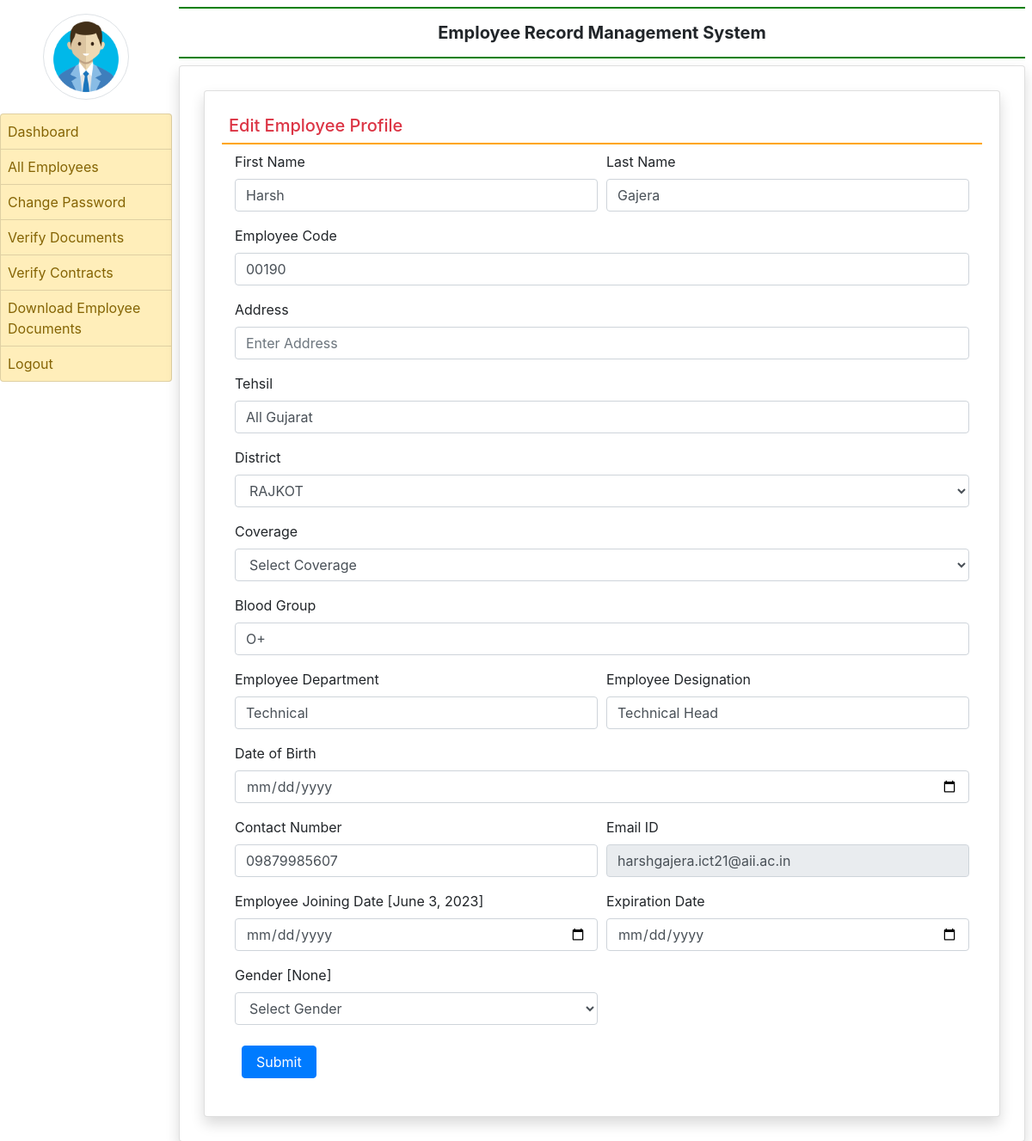
/edit_profile/17 (signed in), run on the app's committed database.
### employee/models.py (models this page shows, shortened)
class EmployeeDetail(models.Model):
    user = models.ForeignKey(User, on_delete=models.CASCADE, null=True)
    empcode = models.CharField(max_length=100, null=True)
    empdept = models.CharField(max_length=100, null=True)
    designation = models.CharField(max_length=100, null=True)
    contact = models.CharField(max_length=15, null=True)
    gender = models.CharField(max_length=20, null=True)
    joiningdate = models.DateField(default=date.today)
    contact = models.CharField(max_length=15, null=True)
    address = models.CharField(max_length=255, null=True, blank=True)  # Add this line
    coverage = models.CharField(max_length=100, null=True)
    dob = models.DateField(null=True, blank=True)  # Date of Birth
    tehsil = models.CharField(max_length=100, null=True)
    district = models.CharField(max_length=100, null=True)
    blood_group = models.CharField(max_length=3, null=True)# Assuming blood group as a short string like "A+", "B-", etc.
    expiry_date = models.DateField(default=default_expiry_date)
    STATUS_CHOICES = [
        ('PENDING', 'Pending'),
        ('DOC_PENDING', 'Document Pending'),
        ('DOC_VERIFIED', 'Document Verified'),
        ('CONTRACT_PENDING', 'Contract Pending'),
        ('FINALIZED', 'Finalized'),
    ]
    status = models.CharField(max_length=25, choices=STATUS_CHOICES, default='PENDING')

### employee/views.py (the view, shortened to what this page needs)
# urls.py: path('edit_profile/<int:pid>', edit_profile, name='edit_profile'),
def edit_profile(request, pid):
    if not request.user.is_authenticated:
        return redirect('admin_login')
    error = ""
    employee = EmployeeDetail.objects.get(id=pid)
    d = {'error': error, 'employee': employee}
    return render(request, 'edit_profile.html', d)

### employee/templates/edit_profile.html (shortened to what this page needs)
{% extends 'admin_base.html' %}
{% block main %}
<div class="card shadow m-2">
    <div class="card-body">
        <h5 class="p-2 text-danger" style="border-bottom: 2px solid orange;">Edit Employee Profile</h5>
        <div class="container-fluid">
            <form method="POST" name="edit_profile">
                <div class="form-row">
                    <div class="col-sm-6">
                        <div class="form-group">
                            <label>First Name</label>
                            <input type="text" name="firstname" placeholder="Enter First Name" class="form-control" value="{{ employee.user.first_name }}" pattern="[A-Za-z]+">
                        </div>
                    </div>
                    <div class="col-sm-6">
                        <div class="form-group">
                            <label>Last Name</label>
                            <input type="text" name="lastname" placeholder="Enter Last Name" class="form-control" value="{{ employee.user.last_name }}" pattern="[A-Za-z]+">
                        </div>
                    </div>
                    <div class="col-sm-12">
                        <div class="form-group">
                            <label>Employee Code</label>
                            <input type="text" name="empcode" value="{{ employee.empcode }}" placeholder="Employee Code" required class="form-control">
                        </div>
                    </div>
                    <div class="col-sm-12">
                        <div class="form-group">
                            <label>Address</label>
                            <input type="text" name="address" placeholder="Enter Address" required class="form-control">
                        </div>
                    </div>
                    <div class="col-sm-12">
                        <div class="form-group">
                            <label>Tehsil</label>
                            <input type="text" name="tehsil" value="{{ employee.tehsil }}" placeholder="Enter Tehsil" required class="form-control">
                        </div>
                    </div>
                    <div class="col-sm-12">
                        <div class="form-group">
                            <label>District</label>
                            <select name="district" class="form-control" required>
                                <option value="RAJKOT" {% if employee.district == "RAJKOT" %}selected{% endif %}>RAJKOT</option>
                            </select>
                        </div>
                    </div>
                    <div class="col-sm-12">
                        <div class="form-group">
                            <label>Coverage</label>
                            <select name="coverage" class="form-control" required>
                                <option value="" disabled selected>Select Coverage</option>
                            </select>
                        </div>
                    </div>
                    <div class="col-sm-12">
                        <div class="form-group">
                            <label>Blood Group</label>
                            <input type="text" name="blood_group" value="{{ employee.blood_group }}" placeholder="Enter Blood Group" required class="form-control" pattern="^(A|B|AB|O)[+-]$">
                        </div>
                    </div>
                    <div class="col-sm-6">
                        <div class="form-group">
                            <label>Employee Department</label>
                            <input type="text" name="department" value="{{ employee.empdept }}" placeholder="Department" required class="form-control">
                        </div>
                    </div>
                    <div class="col-sm-6">
                        <div class="form-group">
                            <label>Employee Designation</label>
                            <input type="text" name="designation" value="{{ employee.designation }}" placeholder="Designation" class="form-control">
                        </div>
                    </div>
                    <div class="col-sm-12">
                        <div class="form-group">
                            <label>Date of Birth</label>
                            <input type="date" name="dob" placeholder="Enter Date of Birth" required class="form-control">
                        </div>
                    </div>
                    <div class="col-sm-6">
                        <div class="form-group">
                            <label>Contact Number</label>
                            <input type="text" name="contact" placeholder="Contact Number" value="{{ employee.contact }}" class="form-control">
                        </div>
                    </div>
                    <div class="col-sm-6">
                        <div class="form-group">
                            <label>Email ID</label>
                            <input type="email" name="emailid" value="{{ employee.user.username }}" placeholder="Email ID" class="form-control" readonly>
                        </div>
                    </div>
                    <div class="col-sm-6">
                        <div class="form-group">
                            <label>Employee Joining Date [{{ employee.joiningdate }}]</label>
                            <input type="date" name="jdate" class="form-control">
                        </div>
                    </div>
                    <div class="col-sm-6">
                        <div class="form-group">
                            <label>Expiration Date</label>
                            <input type="date" name="expiry_date" value="{{ employee.user.expiry_date|date:"Y-m-d" }}" class="form-control">
                        </div>
                    </div>
                    <div class="col-sm-6">
                        <div class="form-group">
                            <label>Gender [{{ employee.gender }}]</label>
                            <select name="gender" class="form-control">
                                <option value="None" {% if employee.gender == 'None' %}selected{% endif %}>Select Gender</option>
                            </select>
                        </div>
                    </div>
                </div>
                <input type="submit" value="Submit" class="m-2 px-3 btn btn-primary">
            </form>
        </div>
    </div>
</div>
{% endblock %}

### data on the page
EmployeeDetail: firstname "Harsh", lastname "Gajera", empcode "00190", tehsil "All Gujarat", district "RAJKOT", blood_group "O+", department "Technical", designation "Technical Head", contact "09879985607", emailid "harshgajera.ict21@aii.ac.in", joiningdate "June 3, 2023", gender "None", gender "Select Gender"
